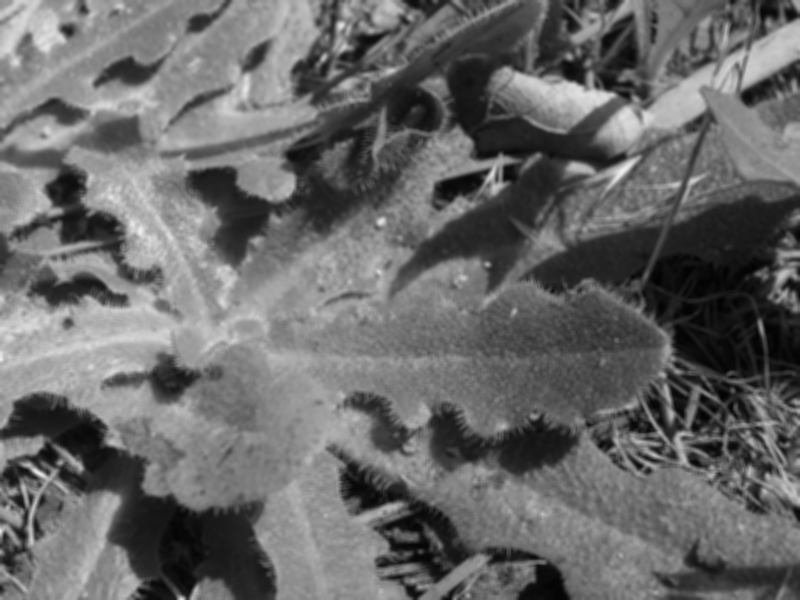
#> input picture RoiExtraction/ExtractLeaf/chanvese/img.bmp, 800 x 600 px
$ python -i make_roi_border.py   (imports and definitions only)
#> lines starting #> are read from the running program, lines starting #| are printed output that depends on the picture; after the words box and inside, x2 and y2 are one past the last pixel; in counts of white or black regions, pixels touching at a corner belong together
import cv2
import numpy as np
import sys
import os


def is_red_ish(image, line, column):
    return image.item(line, column, 2) > image.item(line, column, 0) \
        and image.item(line, column, 2) > image.item(line, column, 1)


def is_blue_ish(image, line, column):
    return image.item(line, column, 0) > image.item(line, column, 1) \
        and image.item(line, column, 0) > image.item(line, column, 2)


def is_green_ish(image, line, column):
    return image.item(line, column, 1) > image.item(line, column, 0) \
        and image.item(line, column, 1) > image.item(line, column, 2)


# [16 lines left out: functions is_yellow_ish, is_white_ish, is_black_ish, not called in this run]

def is_other(image, line, column):
    return False

# [110 lines left out: function get_background_colors, not called in this run]

"""def flower_is_white(image_name):

    image = cv2.imread(image_name)

    height, width, yada = image.shape

    for i in range(height):
        white_dots = 0
        for j in range(width):
            if is_blue_ish(image, i, j):
                white_dots += 1

        if white_dots > width / 5:
            return True

    return False"""

# [228 lines left out: functions mark_center, make_borders, transform_image, change_color, get_flower_color, get_roi_borders, not called in this run]


def crop_roi(picture_name):
    image = cv2.imread(picture_name)
#> image is the input picture: shape (600, 800, 3); min 2, max 241, mean 104.3
    grey_image = cv2.cvtColor(image, cv2.COLOR_BGR2GRAY)
    grey_image = cv2.GaussianBlur(grey_image,(5,5),0)
    edges = cv2.Canny(grey_image, 100, 200)
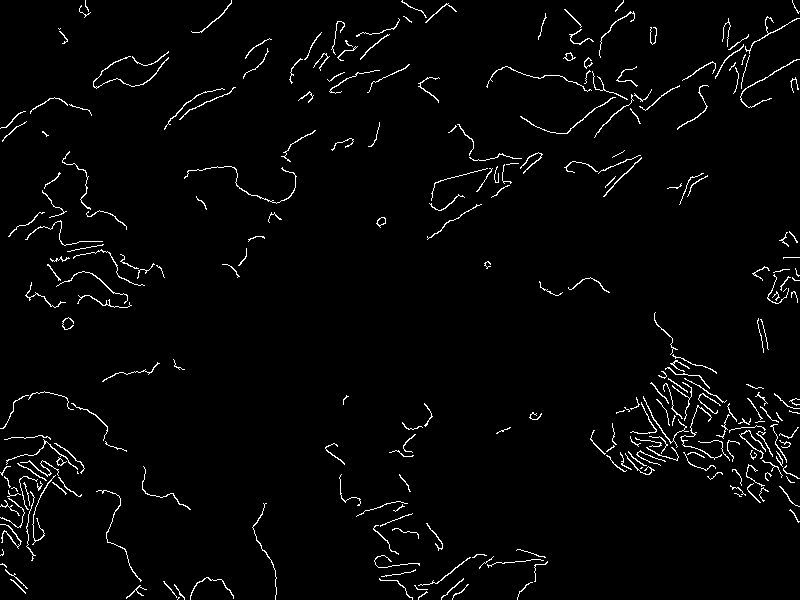
#> edges: shape (600, 800); 2.5% white in thin lines or dots
    ret, threshold = cv2.threshold(edges,127,255,cv2.THRESH_OTSU)
#> ret = 0
    contours, hierarchy = cv2.findContours(threshold,cv2.RETR_CCOMP,cv2.CHAIN_APPROX_NONE)
#> contours = 275 contours, 227 with area under 20; largest, box (x1, y1, x2, y2) and area: (376, 217, 386, 228) 54, (93, 56, 169, 89) 50, (563, 52, 576, 61) 45, (377, 217, 386, 226) 44, (740, 59, 800, 108) 42

    for contour in contours:
        if cv2.contourArea(contour) > 5000:
            cv2.drawContours(image=edges, contours=contour, contourIdx=-1, color=(255,255,255),thickness=-1)
#> this loop made 275 passes
#> contour on passes 47, 59: [[37, 487], [38, 486], [39, 487], [38, 488]], [[641, 467], [640, 468], [641, 468], [642, 467]]

    height, width, yolo = image.shape
#> height = 600; width = 800; yolo = 3

    top = height - 1
#> top = 599
    bottom = 0
    left = width - 1
#> left = 799
    right = 0

    for i in range(height):
        for j in range(width):
            if edges.item(i, j) == 255:
                if i < top:
                    top = i
                elif i > bottom:
                    bottom = i

                if j < left:
                    left = j
                elif j > right:
                    right = j
#> after the loop, bottom = 599; left = 0; right = 799; top = 0

    """if top < (10 / 100) * (height - 1):
        top = (10 / 100) * (height - 1)

    if bottom > (90 / 100) * (height - 1):
        bottom = (90 / 100) * (height - 1)

    if left < (10 / 100) * (width - 1):
        left = (10 / 100) * (width - 1)

    if right > (90 / 100) * (width - 1):
        right = (90 / 100) * (width - 1)"""

    """for i in range(height):
        image.itemset((i, left, 0), 0)
        image.itemset((i, left, 1), 255)
        image.itemset((i, left, 2), 255)

        image.itemset((i, right, 0), 0)
        image.itemset((i, right, 1), 255)
        image.itemset((i, right, 2), 255)

    for i in range(width):
        image.itemset((top, i, 0), 0)
        image.itemset((top, i, 1), 255)
        image.itemset((top, i, 2), 255)

        image.itemset((bottom, i, 0), 0)
        image.itemset((bottom, i, 1), 255)
        image.itemset((bottom, i, 2), 255)"""

    image = image[top:bottom, left:right]
#> image: shape (599, 799, 3)

    return image


# [21 lines not run here, left out]

>>> result = crop_roi('../RoiExtraction/ExtractLeaf/chanvese/img.bmp')
